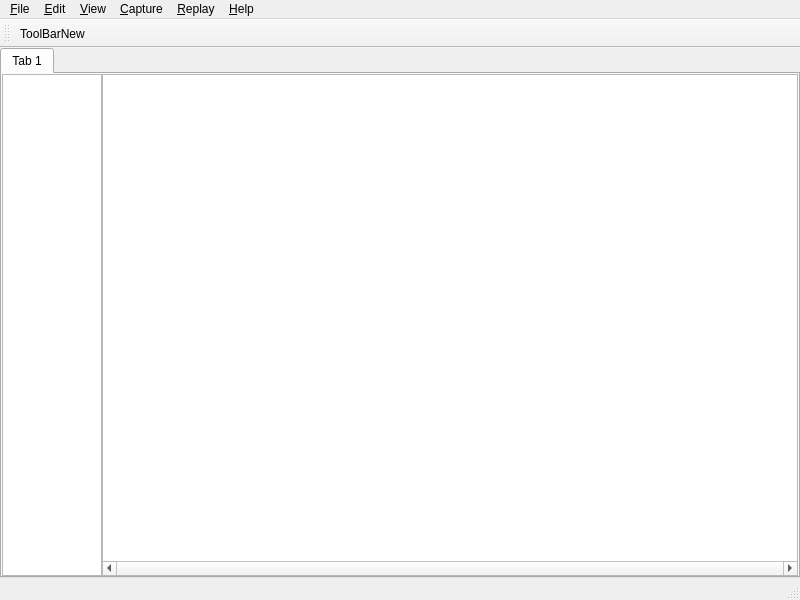
<?xml version="1.0" encoding="UTF-8"?>
<ui version="4.0">
 <class>SignalTap</class>
 <widget class="QMainWindow" name="SignalTap">
  <property name="geometry">
   <rect>
    <x>0</x>
    <y>0</y>
    <width>800</width>
    <height>600</height>
   </rect>
  </property>
  <property name="sizePolicy">
   <sizepolicy hsizetype="Expanding" vsizetype="Preferred">
    <horstretch>0</horstretch>
    <verstretch>0</verstretch>
   </sizepolicy>
  </property>
  <property name="windowTitle">
   <string>SignalTap</string>
  </property>
  <widget class="QWidget" name="widget">
   <property name="sizePolicy">
    <sizepolicy hsizetype="Expanding" vsizetype="Expanding">
     <horstretch>0</horstretch>
     <verstretch>0</verstretch>
    </sizepolicy>
   </property>
   <layout class="QHBoxLayout" name="horizontalLayout_2">
    <property name="leftMargin">
     <number>0</number>
    </property>
    <property name="topMargin">
     <number>0</number>
    </property>
    <property name="rightMargin">
     <number>0</number>
    </property>
    <property name="bottomMargin">
     <number>0</number>
    </property>
    <item>
     <layout class="QHBoxLayout" name="horizontalLayoutMain">
      <item>
       <widget class="QTabWidget" name="tabWidget">
        <property name="currentIndex">
         <number>0</number>
        </property>
        <widget class="QWidget" name="tab">
         <property name="sizePolicy">
          <sizepolicy hsizetype="Expanding" vsizetype="Expanding">
           <horstretch>0</horstretch>
           <verstretch>0</verstretch>
          </sizepolicy>
         </property>
         <attribute name="title">
          <string>Tab 1</string>
         </attribute>
         <layout class="QHBoxLayout" name="horizontalLayout_4">
          <property name="leftMargin">
           <number>0</number>
          </property>
          <property name="topMargin">
           <number>0</number>
          </property>
          <property name="rightMargin">
           <number>0</number>
          </property>
          <property name="bottomMargin">
           <number>0</number>
          </property>
          <item>
           <layout class="QHBoxLayout" name="horizontalLayout">
            <property name="spacing">
             <number>0</number>
            </property>
            <item>
             <widget class="QTreeView" name="signalView">
              <property name="enabled">
               <bool>true</bool>
              </property>
              <property name="sizePolicy">
               <sizepolicy hsizetype="Fixed" vsizetype="Expanding">
                <horstretch>0</horstretch>
                <verstretch>0</verstretch>
               </sizepolicy>
              </property>
              <property name="maximumSize">
               <size>
                <width>100</width>
                <height>16777215</height>
               </size>
              </property>
              <property name="baseSize">
               <size>
                <width>0</width>
                <height>0</height>
               </size>
              </property>
             </widget>
            </item>
            <item>
             <widget class="QGraphicsView" name="waveView">
              <property name="horizontalScrollBarPolicy">
               <enum>Qt::ScrollBarAlwaysOn</enum>
              </property>
              <property name="backgroundBrush">
               <brush brushstyle="NoBrush">
                <color alpha="255">
                 <red>0</red>
                 <green>0</green>
                 <blue>0</blue>
                </color>
               </brush>
              </property>
              <property name="foregroundBrush">
               <brush brushstyle="NoBrush">
                <color alpha="255">
                 <red>0</red>
                 <green>0</green>
                 <blue>0</blue>
                </color>
               </brush>
              </property>
             </widget>
            </item>
           </layout>
          </item>
         </layout>
        </widget>
       </widget>
      </item>
     </layout>
    </item>
   </layout>
  </widget>
  <widget class="QMenuBar" name="menuBar">
   <property name="geometry">
    <rect>
     <x>0</x>
     <y>0</y>
     <width>800</width>
     <height>19</height>
    </rect>
   </property>
   <property name="maximumSize">
    <size>
     <width>16777215</width>
     <height>16777215</height>
    </size>
   </property>
   <widget class="QMenu" name="menuFile">
    <property name="title">
     <string>&amp;File</string>
    </property>
    <addaction name="actionFileNew"/>
    <addaction name="actionFileOpen"/>
    <addaction name="actionFileSave"/>
    <addaction name="separator"/>
    <addaction name="actionFileExportAsBIN"/>
    <addaction name="actionFileExportAsWLF"/>
    <addaction name="separator"/>
    <addaction name="actionFilePrint"/>
    <addaction name="actionFilePrintSetup"/>
    <addaction name="separator"/>
    <addaction name="actionFileExit"/>
   </widget>
   <widget class="QMenu" name="menuCapture">
    <property name="title">
     <string>&amp;Capture</string>
    </property>
    <addaction name="actionCaptureStart"/>
    <addaction name="actionCaptureStop"/>
    <addaction name="actionCaptureStartWithTime"/>
    <addaction name="separator"/>
    <addaction name="actionCaptureSetup"/>
    <addaction name="actionCaptureSampling"/>
    <addaction name="actionCaptureTrigger"/>
   </widget>
   <widget class="QMenu" name="menuReplay">
    <property name="title">
     <string>&amp;Replay</string>
    </property>
    <addaction name="actionReplayReplay"/>
    <addaction name="actionReplayReplayFromFile"/>
   </widget>
   <widget class="QMenu" name="menuEdit">
    <property name="title">
     <string>&amp;Edit</string>
    </property>
    <addaction name="actionEditZoomIn"/>
    <addaction name="actionEditZoomOut"/>
    <addaction name="actionEditClear"/>
    <addaction name="separator"/>
    <addaction name="actionEditOptions"/>
   </widget>
   <widget class="QMenu" name="menuView">
    <property name="title">
     <string>&amp;View</string>
    </property>
    <addaction name="actionViewToolBar"/>
    <addaction name="actionViewStatusBar"/>
    <addaction name="actionViewAutoMensure"/>
   </widget>
   <widget class="QMenu" name="menuHelp">
    <property name="title">
     <string>&amp;Help</string>
    </property>
    <addaction name="actionHelpHelpTopic"/>
    <addaction name="actionHelpUpdateCheck"/>
    <addaction name="separator"/>
    <addaction name="actionHelpAboutSignalTap"/>
   </widget>
   <addaction name="menuFile"/>
   <addaction name="menuEdit"/>
   <addaction name="menuView"/>
   <addaction name="menuCapture"/>
   <addaction name="menuReplay"/>
   <addaction name="menuHelp"/>
  </widget>
  <widget class="QToolBar" name="mainToolBar">
   <property name="sizePolicy">
    <sizepolicy hsizetype="Fixed" vsizetype="Fixed">
     <horstretch>0</horstretch>
     <verstretch>0</verstretch>
    </sizepolicy>
   </property>
   <property name="maximumSize">
    <size>
     <width>16777215</width>
     <height>32</height>
    </size>
   </property>
   <property name="iconSize">
    <size>
     <width>20</width>
     <height>20</height>
    </size>
   </property>
   <attribute name="toolBarArea">
    <enum>TopToolBarArea</enum>
   </attribute>
   <attribute name="toolBarBreak">
    <bool>false</bool>
   </attribute>
   <addaction name="actionToolBarNew"/>
  </widget>
  <widget class="QStatusBar" name="statusBar"/>
  <action name="actionFileNew">
   <property name="icon">
    <iconset resource="signal_tap.qrc">
     <normaloff>:/res/images/new.png</normaloff>:/res/images/new.png</iconset>
   </property>
   <property name="text">
    <string>New</string>
   </property>
  </action>
  <action name="actionFileOpen">
   <property name="text">
    <string>Open...</string>
   </property>
  </action>
  <action name="actionFileSave">
   <property name="text">
    <string>Save</string>
   </property>
  </action>
  <action name="actionFileExportAsBIN">
   <property name="text">
    <string>Export as binrary...</string>
   </property>
  </action>
  <action name="actionFileExportAsWLF">
   <property name="text">
    <string>Export as WLF file...</string>
   </property>
  </action>
  <action name="actionFilePrint">
   <property name="text">
    <string>Print</string>
   </property>
  </action>
  <action name="actionFilePrintSetup">
   <property name="text">
    <string>Print Setup...</string>
   </property>
  </action>
  <action name="actionFileExit">
   <property name="text">
    <string>Exit</string>
   </property>
  </action>
  <action name="actionEditClear">
   <property name="text">
    <string>Clear</string>
   </property>
  </action>
  <action name="actionEditOptions">
   <property name="text">
    <string>Options...</string>
   </property>
  </action>
  <action name="actionHelpHelpTopic">
   <property name="text">
    <string>Help Topic...</string>
   </property>
  </action>
  <action name="actionHelpUpdateCheck">
   <property name="text">
    <string>Update Check...</string>
   </property>
  </action>
  <action name="actionHelpAboutSignalTap">
   <property name="text">
    <string>About SignalTap</string>
   </property>
  </action>
  <action name="actionCaptureStart">
   <property name="text">
    <string>Start</string>
   </property>
  </action>
  <action name="actionCaptureStop">
   <property name="text">
    <string>Stop</string>
   </property>
  </action>
  <action name="actionCaptureStartWithTime">
   <property name="text">
    <string>Start With Time...</string>
   </property>
  </action>
  <action name="actionCaptureSetup">
   <property name="text">
    <string>Setup...</string>
   </property>
  </action>
  <action name="actionCaptureSampling">
   <property name="text">
    <string>Sampling...</string>
   </property>
  </action>
  <action name="actionCaptureTrigger">
   <property name="text">
    <string>Trigger...</string>
   </property>
  </action>
  <action name="actionReplayReplay">
   <property name="text">
    <string>Replay</string>
   </property>
   <property name="toolTip">
    <string>Replay current wave</string>
   </property>
  </action>
  <action name="actionReplayReplayFromFile">
   <property name="text">
    <string>Replay from file...</string>
   </property>
  </action>
  <action name="actionViewToolBar">
   <property name="checkable">
    <bool>true</bool>
   </property>
   <property name="text">
    <string>ToolBar</string>
   </property>
  </action>
  <action name="actionViewStatusBar">
   <property name="checkable">
    <bool>true</bool>
   </property>
   <property name="text">
    <string>StatusBar</string>
   </property>
  </action>
  <action name="actionEditZoomIn">
   <property name="text">
    <string>Zoom In</string>
   </property>
  </action>
  <action name="actionEditZoomOut">
   <property name="text">
    <string>Zoom Out</string>
   </property>
  </action>
  <action name="actionViewAutoMensure">
   <property name="checkable">
    <bool>true</bool>
   </property>
   <property name="text">
    <string>Auto Measure Window</string>
   </property>
  </action>
  <action name="actionToolBarNew">
   <property name="icon">
    <iconset resource="signal_tap.qrc">
     <normaloff>:/res/images/new.png</normaloff>
     <normalon>res/images/new.png</normalon>
     <activeoff>res/images/new.png</activeoff>
     <activeon>res/images/new.png</activeon>:/res/images/new.png</iconset>
   </property>
   <property name="text">
    <string>ToolBarNew</string>
   </property>
   <property name="autoRepeat">
    <bool>true</bool>
   </property>
   <property name="iconVisibleInMenu">
    <bool>true</bool>
   </property>
  </action>
 </widget>
 <layoutdefault spacing="6" margin="11"/>
 <resources>
  <include location="signal_tap.qrc"/>
 </resources>
 <connections/>
</ui>
